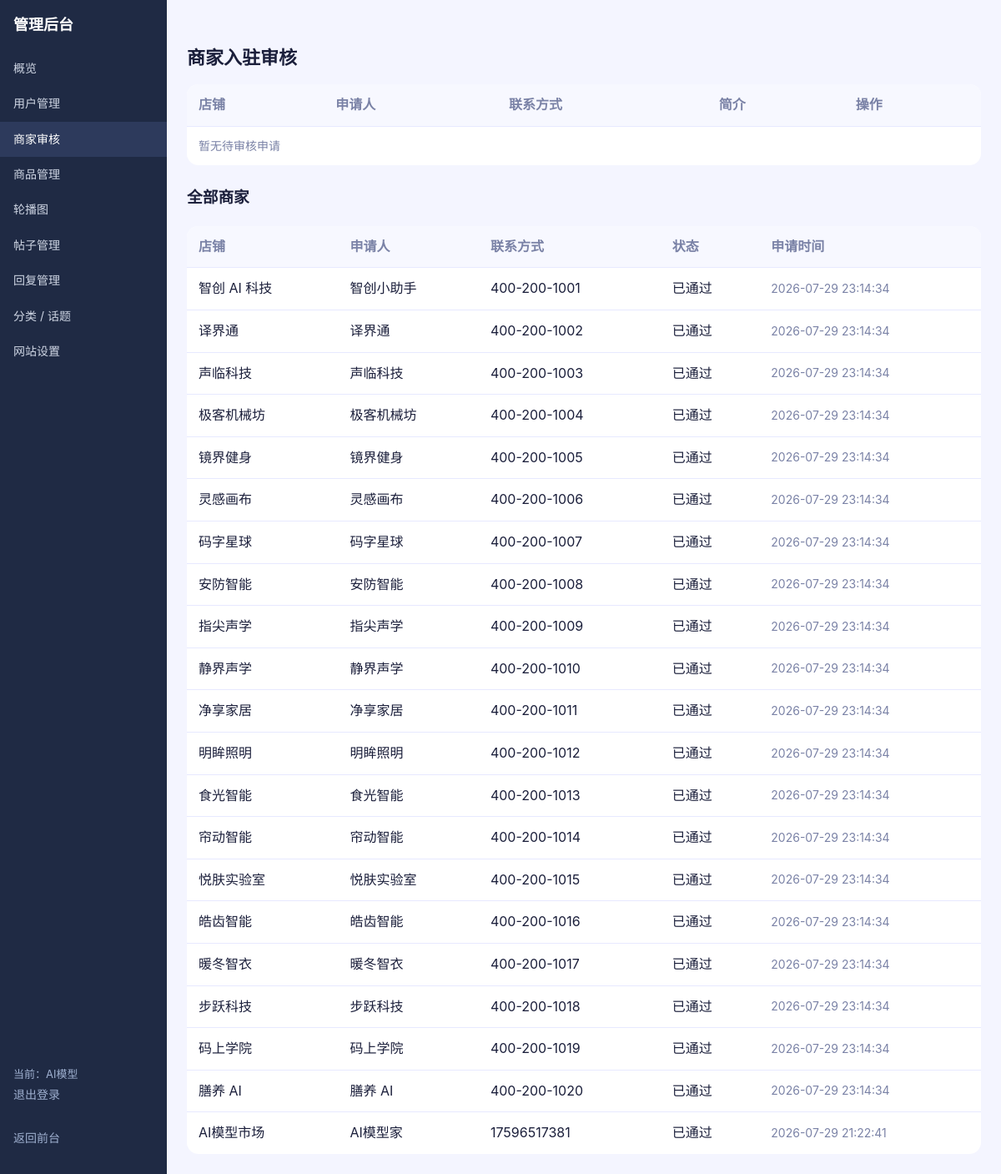
Page /admin/merchants.php (signed in) on the committed database.
### tables this page shows
CREATE TABLE `merchants` (
  `id` int(10) unsigned NOT NULL AUTO_INCREMENT,
  `user_id` int(10) unsigned NOT NULL,
  `shop_name` varchar(100) NOT NULL,
  `contact` varchar(100) NOT NULL DEFAULT '',
  `description` text,
  `audit_status` tinyint(4) NOT NULL DEFAULT '0' COMMENT '0 待审核 / 1 通过 / 2 拒绝',
  `created_at` datetime NOT NULL,
  PRIMARY KEY (`id`),
  KEY `idx_user` (`user_id`)
);

CREATE TABLE `users` (
  `id` int(10) unsigned NOT NULL AUTO_INCREMENT,
  `username` varchar(50) NOT NULL,
  `password` varchar(255) NOT NULL,
  `nickname` varchar(50) NOT NULL DEFAULT '',
  `avatar` varchar(255) DEFAULT NULL,
  `role` tinyint(4) NOT NULL DEFAULT '0' COMMENT '0 普通用户 / 1 商家 / 2 管理员',
  `status` tinyint(4) NOT NULL DEFAULT '0' COMMENT '0 正常 / 1 禁用',
  `created_at` datetime NOT NULL,
  PRIMARY KEY (`id`),
  UNIQUE KEY `uk_username` (`username`)
);

### config/db.php (called while the page is built)
<?php
return [
    'host'     => '127.0.0.1',
    'dbname'   => 'XXXXXXXX',
    'username' => 'XXXXXXXX',
    'password' => 'XXXXXXXX',
    'charset'  => 'utf8mb4',
];

### core/Database.php (called while the page is built)
<?php
class Database
{
    private static $pdo = null;
    public static function getConnection()
    {
        if (self::$pdo === null) {
            $config = require __DIR__ . '/../config/db.php';
            $dsn = "mysql:host={$config['host']};dbname={$config['dbname']};charset={$config['charset']}";
            self::$pdo = new PDO($dsn, $config['username'], $config['password'], [
                PDO::ATTR_ERRMODE            => PDO::ERRMODE_EXCEPTION,
                PDO::ATTR_DEFAULT_FETCH_MODE => PDO::FETCH_ASSOC,
                PDO::ATTR_EMULATE_PREPARES   => false,
            ]);
        }
        return self::$pdo;
    }
}

### models/Merchant.php (called while the page is built, shortened)
<?php
require_once __DIR__ . '/../core/Database.php';
class Merchant
{
    private $pdo;
    public function __construct()
    {
        $this->pdo = Database::getConnection();
    }
    public function listAll()
    {
        $stmt = $this->pdo->prepare(
            "SELECT m.*, u.username, u.nickname FROM merchants m
             LEFT JOIN users u ON u.id = m.user_id ORDER BY m.created_at DESC"
        );
        $stmt->execute();
        return $stmt->fetchAll();
    }
}

### core/functions.php (called while the page is built, shortened)
<?php
require_once __DIR__ . '/Database.php';
function e($str)
{
    return htmlspecialchars($str ?? '', ENT_QUOTES, 'UTF-8');
}

### admin/merchants.php (the view, shortened to what this page needs)
<?php
require_once __DIR__ . '/auth_check.php';
require_once __DIR__ . '/../models/Merchant.php';
$merchantModel = new Merchant();
$pending = $merchantModel->listPending();
$all     = $merchantModel->listAll();
require 'layout/header.php';
?>
<h2>商家入驻审核</h2>
<table>
    <tr><th>店铺</th><th>申请人</th><th>联系方式</th><th>简介</th><th>操作</th></tr>
    <?php if (empty($pending)): ?><tr><td colspan="5" class="muted">暂无待审核申请</td></tr><?php endif; ?>
</table>
<h3 style="margin-top:24px;">全部商家</h3>
<table>
    <tr><th>店铺</th><th>申请人</th><th>联系方式</th><th>状态</th><th>申请时间</th></tr>
    <?php foreach ($all as $m): ?>
        <tr>
            <td><?php echo e($m['shop_name']); ?></td>
            <td><?php echo e($m['nickname'] ?: $m['username']); ?></td>
            <td><?php echo e($m['contact']); ?></td>
            <td>
                <?php echo $m['audit_status'] == 1 ? '已通过' : ($m['audit_status'] == 2 ? '已拒绝' : '待审核'); ?>
            </td>
            <td class="muted"><?php echo e($m['created_at']); ?></td>
        </tr>
    <?php endforeach; ?>
</table>
<?php require 'layout/footer.php'; ?>

### assets/css/style.css (style rules this page uses)
:root { --primary: #6d5efc; --primary-dark: #4f3fd6; --accent: #00d4ff; --grad: linear-gradient(135deg, #6d5efc 0%, #00d4ff 100%); --grad-soft: linear-gradient(135deg, rgba(109,94,252,.10), rgba(0,212,255,.10)); --danger: #ff4d6d; --text: #1b1f3b; --muted: #7a82a6; --bg: #f4f5ff; --card: #ffffff; --border: #e7e9ff; --radius: 14px; --shadow: 0 6px 22px rgba(76,63,214,.10); }
* { box-sizing: border-box; }
body { margin: 0; font-family: -apple-system, BlinkMacSystemFont, "Segoe UI", "PingFang SC", "Microsoft YaHei", Roboto, Helvetica, Arial, sans-serif; background: var(--bg); color: var(--text); line-height: 1.6; }
h2 { font-size: 22px; margin: 28px 0 14px; }
.muted { color: var(--muted); font-size: 14px; }
table { width: 100%; border-collapse: collapse; background: var(--card); border-radius: var(--radius); overflow: hidden; }
table th, table td { padding: 12px 14px; border-bottom: 1px solid var(--border); text-align: left; }
table th { background: #f7f8ff; color: var(--muted); font-weight: 700; }
table tr:last-child td { border-bottom: none; }

### admin/layout/header.php (style rules this page uses)
body { display: flex; margin: 0; }

### rows in the picture
merchants: shop_name "智创 AI 科技", user.nickname "智创小助手", contact "400-200-1001", audit_status "已通过", created_at "2026-07-29 23:14:34"
merchants: shop_name "译界通", user.nickname "译界通", contact "400-200-1002", audit_status "已通过", created_at "2026-07-29 23:14:34"
merchants: shop_name "声临科技", user.nickname "声临科技", contact "400-200-1003", audit_status "已通过", created_at "2026-07-29 23:14:34"
merchants: shop_name "极客机械坊", user.nickname "极客机械坊", contact "400-200-1004", audit_status "已通过", created_at "2026-07-29 23:14:34"
merchants: shop_name "镜界健身", user.nickname "镜界健身", contact "400-200-1005", audit_status "已通过", created_at "2026-07-29 23:14:34"
merchants: shop_name "灵感画布", user.nickname "灵感画布", contact "400-200-1006", audit_status "已通过", created_at "2026-07-29 23:14:34"
merchants: shop_name "码字星球", user.nickname "码字星球", contact "400-200-1007", audit_status "已通过", created_at "2026-07-29 23:14:34"
merchants: shop_name "安防智能", user.nickname "安防智能", contact "400-200-1008", audit_status "已通过", created_at "2026-07-29 23:14:34"
merchants: shop_name "指尖声学", user.nickname "指尖声学", contact "400-200-1009", audit_status "已通过", created_at "2026-07-29 23:14:34"
merchants: shop_name "静界声学", user.nickname "静界声学", contact "400-200-1010", audit_status "已通过", created_at "2026-07-29 23:14:34"
merchants: shop_name "净享家居", user.nickname "净享家居", contact "400-200-1011", audit_status "已通过", created_at "2026-07-29 23:14:34"
merchants: shop_name "明眸照明", user.nickname "明眸照明", contact "400-200-1012", audit_status "已通过", created_at "2026-07-29 23:14:34"
merchants: shop_name "食光智能", user.nickname "食光智能", contact "400-200-1013", audit_status "已通过", created_at "2026-07-29 23:14:34"
merchants: shop_name "帘动智能", user.nickname "帘动智能", contact "400-200-1014", audit_status "已通过", created_at "2026-07-29 23:14:34"
merchants: shop_name "悦肤实验室", user.nickname "悦肤实验室", contact "400-200-1015", audit_status "已通过", created_at "2026-07-29 23:14:34"
merchants: shop_name "皓齿智能", user.nickname "皓齿智能", contact "400-200-1016", audit_status "已通过", created_at "2026-07-29 23:14:34"
merchants: shop_name "暖冬智衣", user.nickname "暖冬智衣", contact "400-200-1017", audit_status "已通过", created_at "2026-07-29 23:14:34"
merchants: shop_name "步跃科技", user.nickname "步跃科技", contact "400-200-1018", audit_status "已通过", created_at "2026-07-29 23:14:34"
merchants: shop_name "码上学院", user.nickname "码上学院", contact "400-200-1019", audit_status "已通过", created_at "2026-07-29 23:14:34"
merchants: shop_name "膳养 AI", user.nickname "膳养 AI", contact "400-200-1020", audit_status "已通过", created_at "2026-07-29 23:14:34"
merchants: shop_name "AI模型市场", user.nickname "AI模型家", contact "17596517381", audit_status "已通过", created_at "2026-07-29 21:22:41"

### other values in the picture
$label "概览"
$label "用户管理"
$label "商家审核"
$label "商品管理"
$label "轮播图"
$label "帖子管理"
$label "回复管理"
$label "分类 / 话题"
$label "网站设置"
$adminName "AI模型"
